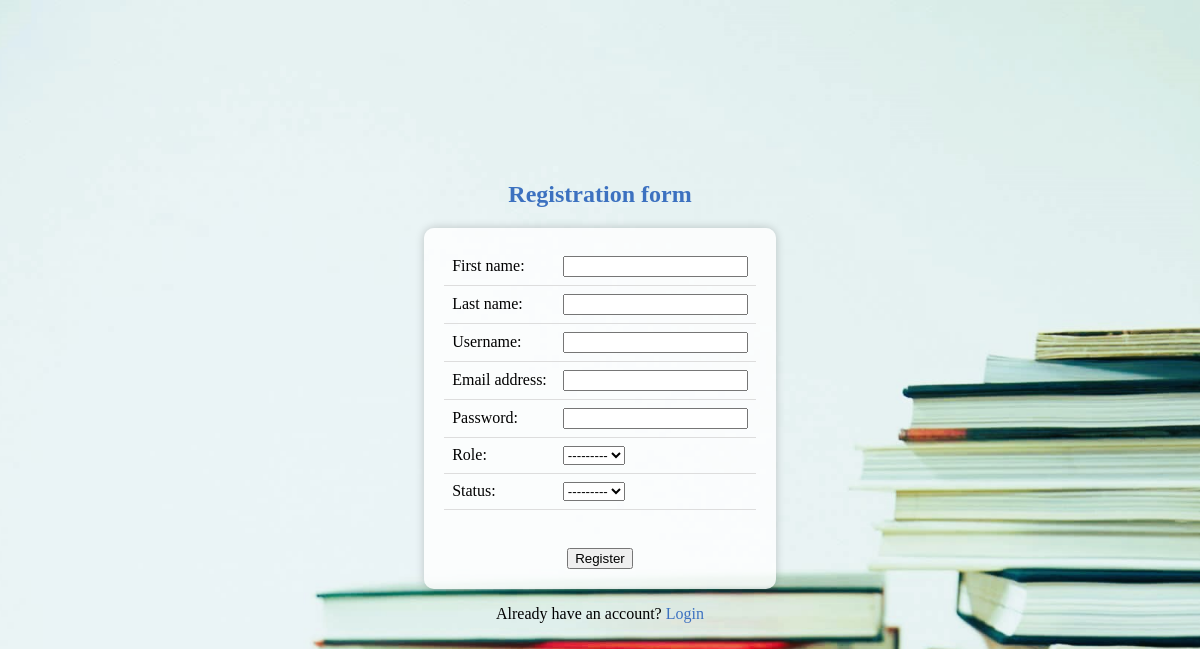
Before: /register/ with the older database file.
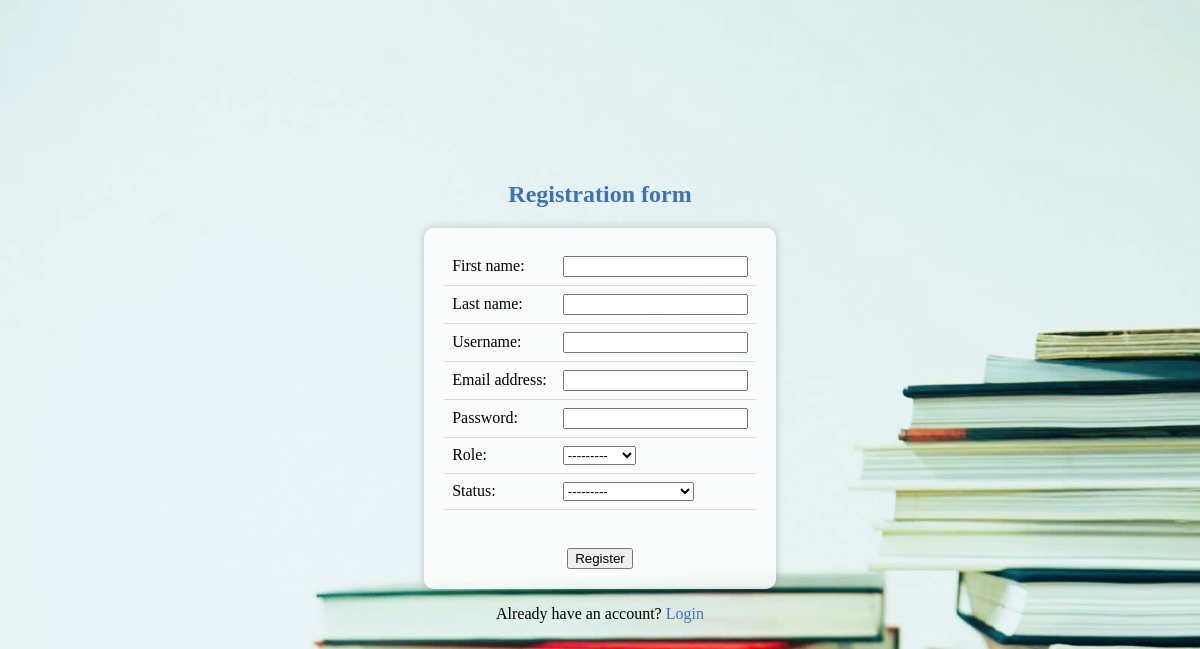
After: the same page with the newer database file.
### app1/models.py (models this page shows)
class Uloge(models.Model):
    role = models.CharField(max_length=20, choices=RoleChoices.choices())
    def __str__(self):
        return self.role

class StatusStudenta(models.Model):
    status = models.CharField(max_length=30, choices=StatusStudentsChoices.choices())
    def __str__(self):
        return self.status

### app1/views.py (the view)
# urls.py: path('register/', views.register, name='register'),
def register(request):
    if request.method == 'POST':
        form = RegisterForm(request.POST)
        if form.is_valid():
            user = form.save()
            username = form.cleaned_data.get('username')
            password = form.cleaned_data.get('password')
            user = authenticate(request, username=username, password=password)
            if user is not None:
                login(request, user)
                return redirect('myProfile')
    else:
        form = RegisterForm()
    return render(request, 'register.html', {'form': form})

### app1/forms.py (shortened to what this page needs)
class RegisterForm(ModelForm):
    class Meta:
        model = Korisnik
        fields = ['first_name', 'last_name', 'username', 'email', 'password', 'role', 'status']
        widgets = {
            'password': PasswordInput(),
        }

### app1/templates/register.html (shortened to what this page needs)
{% extends 'home.html' %}
{% block register %}
{% load static %}
<div class="centered-div">
  <h2>Registration form</h2>
  <form method="post">
      <table>
          {% for field in form %}
          <tr>
              <td>{{ field.label_tag }}</td>
              <td>{{ field }}</td>
          </tr>
          {% endfor %}
      </table><br>
      <input type="submit" value="Register">
  </form>
  <p>Already have an account? <a href="{% url 'login' %}">Login</a></p>
</div>
{% endblock %}

### app1/templates/home.html (shortened to what this page needs)
<!DOCTYPE html>
<html lang="en">
<head>
</head>
<body>
    {% block register %}
    {% endblock %}
</body>
</html>

Changed rows visible on the page:
added Uloge: form "---------"
added StatusStudenta: form "---------"
